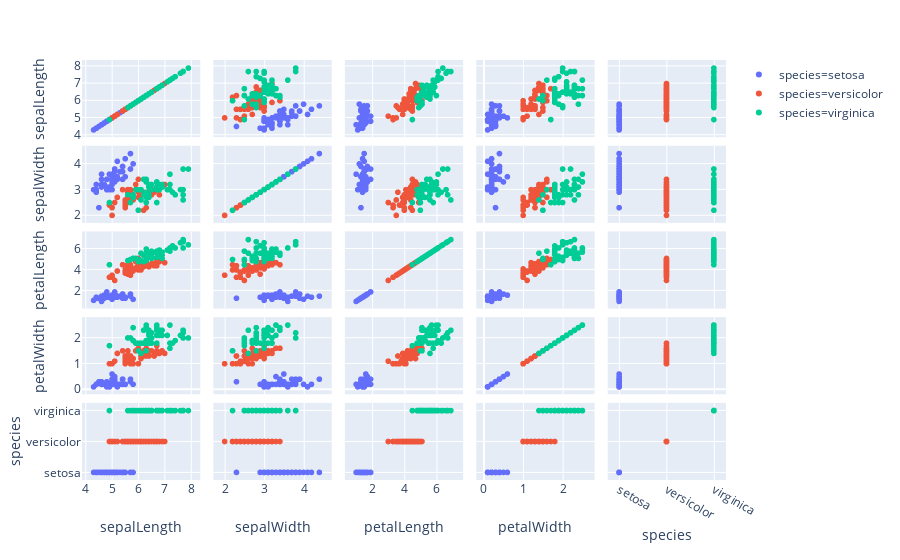

The cell this chart's notebook holds for it:
### Code cell
px.scatter_matrix(iris, color='species')

### Figure 1 — Plotly figure (JSON) as saved in the notebook; plotly's stock layout.template omitted (floating-point values rounded to 4 significant figures)
{"data": [{"dimensions": [{"axis": {"matches": true}, "label": "sepalLength", "values": [5.1, 4.9, 4.7, 4.6, 5, 5.4, 4.6, 5, 4.4, 4.9, 5.4, 4.8, 4.8, 4.3, 5.8, 5.7, 5.4, 5.1, 5.7, 5.1, 5.4, 5.1, 4.6, 5.1, 4.8, 5, 5, 5.2, 5.2, 4.7, 4.8, 5.4, 5.2, 5.5, 4.9, 5, 5.5, 4.9, 4.4, 5.1, 5, 4.5, 4.4, 5, 5.1, 4.8, 5.1, 4.6, 5.3, 5]}, {"axis": {"matches": true}, "label": "sepalWidth", "values": [3.5, 3, 3.2, 3.1, 3.6, 3.9, 3.4, 3.4, 2.9, 3.1, 3.7, 3.4, 3, 3, 4, 4.4, 3.9, 3.5, 3.8, 3.8, 3.4, 3.7, 3.6, 3.3, 3.4, 3, 3.4, 3.5, 3.4, 3.2, 3.1, 3.4, 4.1, 4.2, 3.1, 3.2, 3.5, 3.6, 3, 3.4, 3.5, 2.3, 3.2, 3.5, 3.8, 3, 3.8, 3.2, 3.7, 3.3]}, {"axis": {"matches": true}, "label": "petalLength", "values": [1.4, 1.4, 1.3, 1.5, 1.4, 1.7, 1.4, 1.5, 1.4, 1.5, 1.5, 1.6, 1.4, 1.1, 1.2, 1.5, 1.3, 1.4, 1.7, 1.5, 1.7, 1.5, 1, 1.7, 1.9, 1.6, 1.6, 1.5, 1.4, 1.6, 1.6, 1.5, 1.5, 1.4, 1.5, 1.2, 1.3, 1.4, 1.3, 1.5, 1.3, 1.3, 1.3, 1.6, 1.9, 1.4, 1.6, 1.4, 1.5, 1.4]}, {"axis": {"matches": true}, "label": "petalWidth", "values": [0.2, 0.2, 0.2, 0.2, 0.2, 0.4, 0.3, 0.2, 0.2, 0.1, 0.2, 0.2, 0.1, 0.1, 0.2, 0.4, 0.4, 0.3, 0.3, 0.3, 0.2, 0.4, 0.2, 0.5, 0.2, 0.2, 0.4, 0.2, 0.2, 0.2, 0.2, 0.4, 0.1, 0.2, 0.2, 0.2, 0.2, 0.1, 0.2, 0.2, 0.3, 0.3, 0.2, 0.6, 0.4, 0.3, 0.2, 0.2, 0.2, 0.2]}, {"axis": {"matches": true}, "label": "species", "values": ["setosa", "setosa", "setosa", "setosa", "setosa", "setosa", "setosa", "setosa", "setosa", "setosa", "setosa", "setosa", "setosa", "setosa", "setosa", "setosa", "setosa", "setosa", "setosa", "setosa", "setosa", "setosa", "setosa", "setosa", "setosa", "setosa", "setosa", "setosa", "setosa", "setosa", "setosa", "setosa", "setosa", "setosa", "setosa", "setosa", "setosa", "setosa", "setosa", "setosa", "setosa", "setosa", "setosa", "setosa", "setosa", "setosa", "setosa", "setosa", "setosa", "setosa"]}], "hoverlabel": {"namelength": 0}, "hovertemplate": "species=setosa<br>%{xaxis.title.text}=%{x}<br>%{yaxis.title.text}=%{y}", "legendgroup": "species=setosa", "marker": {"color": "#636efa", "symbol": "circle"}, "name": "species=setosa", "showlegend": true, "type": "splom"}, {"dimensions": [{"axis": {"matches": true}, "label": "sepalLength", "values": [7, 6.4, 6.9, 5.5, 6.5, 5.7, 6.3, 4.9, 6.6, 5.2, 5, 5.9, 6, 6.1, 5.6, 6.7, 5.6, 5.8, 6.2, 5.6, 5.9, 6.1, 6.3, 6.1, 6.4, 6.6, 6.8, 6.7, 6, 5.7, 5.5, 5.5, 5.8, 6, 5.4, 6, 6.7, 6.3, 5.6, 5.5, 5.5, 6.1, 5.8, 5, 5.6, 5.7, 5.7, 6.2, 5.1, 5.7]}, {"axis": {"matches": true}, "label": "sepalWidth", "values": [3.2, 3.2, 3.1, 2.3, 2.8, 2.8, 3.3, 2.4, 2.9, 2.7, 2, 3, 2.2, 2.9, 2.9, 3.1, 3, 2.7, 2.2, 2.5, 3.2, 2.8, 2.5, 2.8, 2.9, 3, 2.8, 3, 2.9, 2.6, 2.4, 2.4, 2.7, 2.7, 3, 3.4, 3.1, 2.3, 3, 2.5, 2.6, 3, 2.6, 2.3, 2.7, 3, 2.9, 2.9, 2.5, 2.8]}, {"axis": {"matches": true}, "label": "petalLength", "values": [4.7, 4.5, 4.9, 4, 4.6, 4.5, 4.7, 3.3, 4.6, 3.9, 3.5, 4.2, 4, 4.7, 3.6, 4.4, 4.5, 4.1, 4.5, 3.9, 4.8, 4, 4.9, 4.7, 4.3, 4.4, 4.8, 5, 4.5, 3.5, 3.8, 3.7, 3.9, 5.1, 4.5, 4.5, 4.7, 4.4, 4.1, 4, 4.4, 4.6, 4, 3.3, 4.2, 4.2, 4.2, 4.3, 3, 4.1]}, {"axis": {"matches": true}, "label": "petalWidth", "values": [1.4, 1.5, 1.5, 1.3, 1.5, 1.3, 1.6, 1, 1.3, 1.4, 1, 1.5, 1, 1.4, 1.3, 1.4, 1.5, 1, 1.5, 1.1, 1.8, 1.3, 1.5, 1.2, 1.3, 1.4, 1.4, 1.7, 1.5, 1, 1.1, 1, 1.2, 1.6, 1.5, 1.6, 1.5, 1.3, 1.3, 1.3, 1.2, 1.4, 1.2, 1, 1.3, 1.2, 1.3, 1.3, 1.1, 1.3]}, {"axis": {"matches": true}, "label": "species", "values": ["versicolor", "versicolor", "versicolor", "versicolor", "versicolor", "versicolor", "versicolor", "versicolor", "versicolor", "versicolor", "versicolor", "versicolor", "versicolor", "versicolor", "versicolor", "versicolor", "versicolor", "versicolor", "versicolor", "versicolor", "versicolor", "versicolor", "versicolor", "versicolor", "versicolor", "versicolor", "versicolor", "versicolor", "versicolor", "versicolor", "versicolor", "versicolor", "versicolor", "versicolor", "versicolor", "versicolor", "versicolor", "versicolor", "versicolor", "versicolor", "versicolor", "versicolor", "versicolor", "versicolor", "versicolor", "versicolor", "versicolor", "versicolor", "versicolor", "versicolor"]}], "hoverlabel": {"namelength": 0}, "hovertemplate": "species=versicolor<br>%{xaxis.title.text}=%{x}<br>%{yaxis.title.text}=%{y}", "legendgroup": "species=versicolor", "marker": {"color": "#EF553B", "symbol": "circle"}, "name": "species=versicolor", "showlegend": true, "type": "splom"}, {"dimensions": [{"axis": {"matches": true}, "label": "sepalLength", "values": [6.3, 5.8, 7.1, 6.3, 6.5, 7.6, 4.9, 7.3, 6.7, 7.2, 6.5, 6.4, 6.8, 5.7, 5.8, 6.4, 6.5, 7.7, 7.7, 6, 6.9, 5.6, 7.7, 6.3, 6.7, 7.2, 6.2, 6.1, 6.4, 7.2, 7.4, 7.9, 6.4, 6.3, 6.1, 7.7, 6.3, 6.4, 6, 6.9, 6.7, 6.9, 5.8, 6.8, 6.7, 6.7, 6.3, 6.5, 6.2, 5.9]}, {"axis": {"matches": true}, "label": "sepalWidth", "values": [3.3, 2.7, 3, 2.9, 3, 3, 2.5, 2.9, 2.5, 3.6, 3.2, 2.7, 3, 2.5, 2.8, 3.2, 3, 3.8, 2.6, 2.2, 3.2, 2.8, 2.8, 2.7, 3.3, 3.2, 2.8, 3, 2.8, 3, 2.8, 3.8, 2.8, 2.8, 2.6, 3, 3.4, 3.1, 3, 3.1, 3.1, 3.1, 2.7, 3.2, 3.3, 3, 2.5, 3, 3.4, 3]}, {"axis": {"matches": true}, "label": "petalLength", "values": [6, 5.1, 5.9, 5.6, 5.8, 6.6, 4.5, 6.3, 5.8, 6.1, 5.1, 5.3, 5.5, 5, 5.1, 5.3, 5.5, 6.7, 6.9, 5, 5.7, 4.9, 6.7, 4.9, 5.7, 6, 4.8, 4.9, 5.6, 5.8, 6.1, 6.4, 5.6, 5.1, 5.6, 6.1, 5.6, 5.5, 4.8, 5.4, 5.6, 5.1, 5.1, 5.9, 5.7, 5.2, 5, 5.2, 5.4, 5.1]}, {"axis": {"matches": true}, "label": "petalWidth", "values": [2.5, 1.9, 2.1, 1.8, 2.2, 2.1, 1.7, 1.8, 1.8, 2.5, 2, 1.9, 2.1, 2, 2.4, 2.3, 1.8, 2.2, 2.3, 1.5, 2.3, 2, 2, 1.8, 2.1, 1.8, 1.8, 1.8, 2.1, 1.6, 1.9, 2, 2.2, 1.5, 1.4, 2.3, 2.4, 1.8, 1.8, 2.1, 2.4, 2.3, 1.9, 2.3, 2.5, 2.3, 1.9, 2, 2.3, 1.8]}, {"axis": {"matches": true}, "label": "species", "values": ["virginica", "virginica", "virginica", "virginica", "virginica", "virginica", "virginica", "virginica", "virginica", "virginica", "virginica", "virginica", "virginica", "virginica", "virginica", "virginica", "virginica", "virginica", "virginica", "virginica", "virginica", "virginica", "virginica", "virginica", "virginica", "virginica", "virginica", "virginica", "virginica", "virginica", "virginica", "virginica", "virginica", "virginica", "virginica", "virginica", "virginica", "virginica", "virginica", "virginica", "virginica", "virginica", "virginica", "virginica", "virginica", "virginica", "virginica", "virginica", "virginica", "virginica"]}], "hoverlabel": {"namelength": 0}, "hovertemplate": "species=virginica<br>%{xaxis.title.text}=%{x}<br>%{yaxis.title.text}=%{y}", "legendgroup": "species=virginica", "marker": {"color": "#00cc96", "symbol": "circle"}, "name": "species=virginica", "showlegend": true, "type": "splom"}], "layout": {"autosize": true, "dragmode": "select", "legend": {"tracegroupgap": 0}, "margin": {"t": 60}, "xaxis": {"autorange": true, "range": [3.881, 8.319], "type": "linear"}, "xaxis2": {"autorange": true, "range": [1.721, 4.679], "type": "linear"}, "xaxis3": {"autorange": true, "range": [0.3136, 7.586], "type": "linear"}, "xaxis4": {"autorange": true, "range": [-0.1792, 2.779], "type": "linear"}, "xaxis5": {"autorange": true, "range": [-0.2327, 2.233], "type": "category"}, "yaxis": {"autorange": true, "range": [3.881, 8.319], "type": "linear"}, "yaxis2": {"autorange": true, "range": [1.721, 4.679], "type": "linear"}, "yaxis3": {"autorange": true, "range": [0.3136, 7.586], "type": "linear"}, "yaxis4": {"autorange": true, "range": [-0.1792, 2.779], "type": "linear"}, "yaxis5": {"autorange": true, "range": [-0.2327, 2.233], "type": "category"}}}
